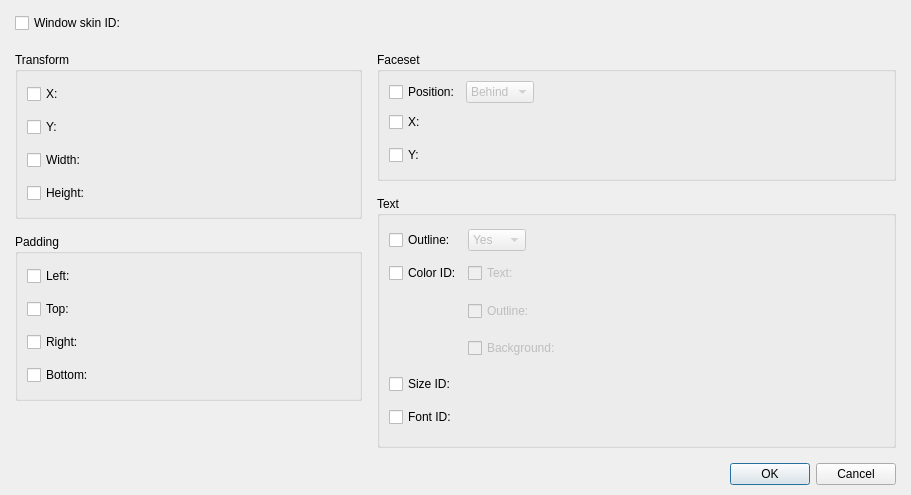
<?xml version="1.0" encoding="UTF-8"?>
<ui version="4.0">
 <class>DialogCommandSetDialogBoxOptions</class>
 <widget class="QDialog" name="DialogCommandSetDialogBoxOptions">
  <property name="geometry">
   <rect>
    <x>0</x>
    <y>0</y>
    <width>911</width>
    <height>495</height>
   </rect>
  </property>
  <property name="windowTitle">
   <string>Set dialog box options...</string>
  </property>
  <layout class="QGridLayout" name="gridLayout_10">
   <property name="leftMargin">
    <number>15</number>
   </property>
   <property name="topMargin">
    <number>10</number>
   </property>
   <property name="rightMargin">
    <number>15</number>
   </property>
   <property name="bottomMargin">
    <number>10</number>
   </property>
   <item row="0" column="0" rowspan="2" colspan="2">
    <layout class="QVBoxLayout" name="verticalLayout_2" stretch="1,0">
     <property name="spacing">
      <number>15</number>
     </property>
     <item>
      <layout class="QVBoxLayout" name="verticalLayout" stretch="0,1">
       <item>
        <layout class="QHBoxLayout" name="horizontalLayout" stretch="0,0,1">
         <item>
          <widget class="QCheckBox" name="checkBoxWindowSkinID">
           <property name="text">
            <string>Window skin ID:</string>
           </property>
          </widget>
         </item>
         <item>
          <widget class="PanelPrimitiveValue" name="panelPrimitiveWindowSkinID" native="true">
           <property name="enabled">
            <bool>false</bool>
           </property>
           <property name="minimumSize">
            <size>
             <width>250</width>
             <height>27</height>
            </size>
           </property>
           <property name="maximumSize">
            <size>
             <width>250</width>
             <height>27</height>
            </size>
           </property>
          </widget>
         </item>
         <item>
          <spacer name="horizontalSpacer_7">
           <property name="orientation">
            <enum>Qt::Horizontal</enum>
           </property>
           <property name="sizeHint" stdset="0">
            <size>
             <width>448</width>
             <height>20</height>
            </size>
           </property>
          </spacer>
         </item>
        </layout>
       </item>
       <item>
        <layout class="QGridLayout" name="gridLayout_9">
         <item row="0" column="0" rowspan="2">
          <widget class="QGroupBox" name="groupBox_2">
           <property name="title">
            <string>Transform</string>
           </property>
           <layout class="QGridLayout" name="gridLayout_4">
            <item row="0" column="0">
             <layout class="QGridLayout" name="gridLayout_3">
              <item row="0" column="0">
               <widget class="QCheckBox" name="checkBoxX">
                <property name="text">
                 <string>X:</string>
                </property>
               </widget>
              </item>
              <item row="0" column="1">
               <widget class="PanelPrimitiveValue" name="panelPrimitiveX" native="true">
                <property name="enabled">
                 <bool>false</bool>
                </property>
                <property name="minimumSize">
                 <size>
                  <width>250</width>
                  <height>27</height>
                 </size>
                </property>
                <property name="maximumSize">
                 <size>
                  <width>250</width>
                  <height>27</height>
                 </size>
                </property>
               </widget>
              </item>
              <item row="0" column="2" rowspan="4">
               <spacer name="horizontalSpacer_2">
                <property name="orientation">
                 <enum>Qt::Horizontal</enum>
                </property>
                <property name="sizeHint" stdset="0">
                 <size>
                  <width>40</width>
                  <height>118</height>
                 </size>
                </property>
               </spacer>
              </item>
              <item row="1" column="0">
               <widget class="QCheckBox" name="checkBoxY">
                <property name="text">
                 <string>Y:</string>
                </property>
               </widget>
              </item>
              <item row="1" column="1">
               <widget class="PanelPrimitiveValue" name="panelPrimitiveY" native="true">
                <property name="enabled">
                 <bool>false</bool>
                </property>
                <property name="minimumSize">
                 <size>
                  <width>250</width>
                  <height>27</height>
                 </size>
                </property>
                <property name="maximumSize">
                 <size>
                  <width>250</width>
                  <height>27</height>
                 </size>
                </property>
               </widget>
              </item>
              <item row="2" column="0">
               <widget class="QCheckBox" name="checkBoxWidth">
                <property name="text">
                 <string>Width:</string>
                </property>
               </widget>
              </item>
              <item row="2" column="1">
               <widget class="PanelPrimitiveValue" name="panelPrimitiveWidth" native="true">
                <property name="enabled">
                 <bool>false</bool>
                </property>
                <property name="minimumSize">
                 <size>
                  <width>250</width>
                  <height>27</height>
                 </size>
                </property>
                <property name="maximumSize">
                 <size>
                  <width>250</width>
                  <height>27</height>
                 </size>
                </property>
               </widget>
              </item>
              <item row="3" column="0">
               <widget class="QCheckBox" name="checkBoxHeight">
                <property name="text">
                 <string>Height:</string>
                </property>
               </widget>
              </item>
              <item row="3" column="1">
               <widget class="PanelPrimitiveValue" name="panelPrimitiveHeight" native="true">
                <property name="enabled">
                 <bool>false</bool>
                </property>
                <property name="minimumSize">
                 <size>
                  <width>250</width>
                  <height>27</height>
                 </size>
                </property>
                <property name="maximumSize">
                 <size>
                  <width>250</width>
                  <height>27</height>
                 </size>
                </property>
               </widget>
              </item>
             </layout>
            </item>
           </layout>
          </widget>
         </item>
         <item row="0" column="1">
          <widget class="QGroupBox" name="groupBox">
           <property name="title">
            <string>Faceset</string>
           </property>
           <layout class="QGridLayout" name="gridLayout_2">
            <item row="0" column="0">
             <layout class="QGridLayout" name="gridLayout">
              <item row="0" column="0">
               <widget class="QCheckBox" name="checkBoxFacesetPosition">
                <property name="text">
                 <string>Position:</string>
                </property>
               </widget>
              </item>
              <item row="0" column="1">
               <widget class="QComboBox" name="comboBoxFacesetPosition">
                <property name="enabled">
                 <bool>false</bool>
                </property>
                <item>
                 <property name="text">
                  <string>Behind</string>
                 </property>
                </item>
                <item>
                 <property name="text">
                  <string>Above</string>
                 </property>
                </item>
               </widget>
              </item>
              <item row="0" column="2">
               <spacer name="horizontalSpacer">
                <property name="orientation">
                 <enum>Qt::Horizontal</enum>
                </property>
                <property name="sizeHint" stdset="0">
                 <size>
                  <width>118</width>
                  <height>20</height>
                 </size>
                </property>
               </spacer>
              </item>
              <item row="1" column="0">
               <widget class="QCheckBox" name="checkBoxFacesetX">
                <property name="text">
                 <string>X:</string>
                </property>
               </widget>
              </item>
              <item row="1" column="1" colspan="2">
               <widget class="PanelPrimitiveValue" name="panelPrimitiveFacesetX" native="true">
                <property name="enabled">
                 <bool>false</bool>
                </property>
                <property name="minimumSize">
                 <size>
                  <width>250</width>
                  <height>27</height>
                 </size>
                </property>
                <property name="maximumSize">
                 <size>
                  <width>250</width>
                  <height>27</height>
                 </size>
                </property>
               </widget>
              </item>
              <item row="2" column="0">
               <widget class="QCheckBox" name="checkBoxFacesetY">
                <property name="text">
                 <string>Y:</string>
                </property>
               </widget>
              </item>
              <item row="2" column="1" colspan="2">
               <widget class="PanelPrimitiveValue" name="panelPrimitiveFacesetY" native="true">
                <property name="enabled">
                 <bool>false</bool>
                </property>
                <property name="minimumSize">
                 <size>
                  <width>250</width>
                  <height>27</height>
                 </size>
                </property>
                <property name="maximumSize">
                 <size>
                  <width>250</width>
                  <height>27</height>
                 </size>
                </property>
               </widget>
              </item>
             </layout>
            </item>
           </layout>
          </widget>
         </item>
         <item row="1" column="1" rowspan="3">
          <widget class="QGroupBox" name="groupBox_4">
           <property name="title">
            <string>Text</string>
           </property>
           <layout class="QGridLayout" name="gridLayout_8">
            <item row="0" column="0">
             <layout class="QGridLayout" name="gridLayout_7">
              <item row="0" column="0">
               <widget class="QCheckBox" name="checkBoxTextStroke">
                <property name="text">
                 <string>Outline:</string>
                </property>
               </widget>
              </item>
              <item row="0" column="1">
               <widget class="QComboBox" name="comboBoxTextStroke">
                <property name="enabled">
                 <bool>false</bool>
                </property>
                <item>
                 <property name="text">
                  <string>Yes</string>
                 </property>
                </item>
                <item>
                 <property name="text">
                  <string>No</string>
                 </property>
                </item>
               </widget>
              </item>
              <item row="0" column="2" colspan="4">
               <spacer name="horizontalSpacer_4">
                <property name="orientation">
                 <enum>Qt::Horizontal</enum>
                </property>
                <property name="sizeHint" stdset="0">
                 <size>
                  <width>318</width>
                  <height>20</height>
                 </size>
                </property>
               </spacer>
              </item>
              <item row="1" column="0">
               <widget class="QCheckBox" name="checkBoxTextColor">
                <property name="text">
                 <string>Color ID:</string>
                </property>
               </widget>
              </item>
              <item row="1" column="1" colspan="2">
               <widget class="QCheckBox" name="checkBoxTextColorText">
                <property name="enabled">
                 <bool>false</bool>
                </property>
                <property name="text">
                 <string>Text:</string>
                </property>
               </widget>
              </item>
              <item row="1" column="3" colspan="2">
               <widget class="PanelPrimitiveValue" name="panelPrimitiveTextColorText" native="true">
                <property name="enabled">
                 <bool>false</bool>
                </property>
                <property name="minimumSize">
                 <size>
                  <width>250</width>
                  <height>27</height>
                 </size>
                </property>
                <property name="maximumSize">
                 <size>
                  <width>250</width>
                  <height>27</height>
                 </size>
                </property>
               </widget>
              </item>
              <item row="1" column="5" rowspan="3">
               <spacer name="horizontalSpacer_6">
                <property name="orientation">
                 <enum>Qt::Horizontal</enum>
                </property>
                <property name="sizeHint" stdset="0">
                 <size>
                  <width>78</width>
                  <height>108</height>
                 </size>
                </property>
               </spacer>
              </item>
              <item row="2" column="1" colspan="2">
               <widget class="QCheckBox" name="checkBoxTextColorStroke">
                <property name="enabled">
                 <bool>false</bool>
                </property>
                <property name="text">
                 <string>Outline:</string>
                </property>
               </widget>
              </item>
              <item row="2" column="3" colspan="2">
               <widget class="PanelPrimitiveValue" name="panelPrimitiveTextColorStroke" native="true">
                <property name="enabled">
                 <bool>false</bool>
                </property>
                <property name="minimumSize">
                 <size>
                  <width>250</width>
                  <height>27</height>
                 </size>
                </property>
                <property name="maximumSize">
                 <size>
                  <width>250</width>
                  <height>27</height>
                 </size>
                </property>
               </widget>
              </item>
              <item row="3" column="1" colspan="2">
               <widget class="QCheckBox" name="checkBoxTextColorBackground">
                <property name="enabled">
                 <bool>false</bool>
                </property>
                <property name="text">
                 <string>Background:</string>
                </property>
               </widget>
              </item>
              <item row="3" column="3" colspan="2">
               <widget class="PanelPrimitiveValue" name="panelPrimitiveTextColorBackground" native="true">
                <property name="enabled">
                 <bool>false</bool>
                </property>
                <property name="minimumSize">
                 <size>
                  <width>250</width>
                  <height>27</height>
                 </size>
                </property>
                <property name="maximumSize">
                 <size>
                  <width>250</width>
                  <height>27</height>
                 </size>
                </property>
               </widget>
              </item>
              <item row="4" column="0">
               <widget class="QCheckBox" name="checkBoxTextSize">
                <property name="text">
                 <string>Size ID:</string>
                </property>
               </widget>
              </item>
              <item row="4" column="1" colspan="3">
               <widget class="PanelPrimitiveValue" name="panelPrimitiveTextSize" native="true">
                <property name="enabled">
                 <bool>false</bool>
                </property>
                <property name="minimumSize">
                 <size>
                  <width>250</width>
                  <height>27</height>
                 </size>
                </property>
                <property name="maximumSize">
                 <size>
                  <width>250</width>
                  <height>27</height>
                 </size>
                </property>
               </widget>
              </item>
              <item row="4" column="4" rowspan="2" colspan="2">
               <spacer name="horizontalSpacer_5">
                <property name="orientation">
                 <enum>Qt::Horizontal</enum>
                </property>
                <property name="sizeHint" stdset="0">
                 <size>
                  <width>178</width>
                  <height>48</height>
                 </size>
                </property>
               </spacer>
              </item>
              <item row="5" column="0">
               <widget class="QCheckBox" name="checkBoxTextFont">
                <property name="text">
                 <string>Font ID:</string>
                </property>
               </widget>
              </item>
              <item row="5" column="1" colspan="3">
               <widget class="PanelPrimitiveValue" name="panelPrimitiveTextFont" native="true">
                <property name="enabled">
                 <bool>false</bool>
                </property>
                <property name="minimumSize">
                 <size>
                  <width>250</width>
                  <height>27</height>
                 </size>
                </property>
                <property name="maximumSize">
                 <size>
                  <width>250</width>
                  <height>27</height>
                 </size>
                </property>
               </widget>
              </item>
             </layout>
            </item>
           </layout>
          </widget>
         </item>
         <item row="2" column="0">
          <widget class="QGroupBox" name="groupBox_3">
           <property name="title">
            <string>Padding</string>
           </property>
           <layout class="QGridLayout" name="gridLayout_6">
            <item row="0" column="0">
             <layout class="QGridLayout" name="gridLayout_5">
              <item row="0" column="0">
               <widget class="QCheckBox" name="checkBoxPaddingLeft">
                <property name="text">
                 <string>Left:</string>
                </property>
               </widget>
              </item>
              <item row="0" column="1">
               <widget class="PanelPrimitiveValue" name="panelPrimitivePaddingLeft" native="true">
                <property name="enabled">
                 <bool>false</bool>
                </property>
                <property name="minimumSize">
                 <size>
                  <width>250</width>
                  <height>27</height>
                 </size>
                </property>
                <property name="maximumSize">
                 <size>
                  <width>250</width>
                  <height>27</height>
                 </size>
                </property>
               </widget>
              </item>
              <item row="1" column="0">
               <widget class="QCheckBox" name="checkBoxPaddingTop">
                <property name="text">
                 <string>Top:</string>
                </property>
               </widget>
              </item>
              <item row="1" column="1">
               <widget class="PanelPrimitiveValue" name="panelPrimitivePaddingTop" native="true">
                <property name="enabled">
                 <bool>false</bool>
                </property>
                <property name="minimumSize">
                 <size>
                  <width>250</width>
                  <height>27</height>
                 </size>
                </property>
                <property name="maximumSize">
                 <size>
                  <width>250</width>
                  <height>27</height>
                 </size>
                </property>
               </widget>
              </item>
              <item row="2" column="0">
               <widget class="QCheckBox" name="checkBoxPaddingRight">
                <property name="text">
                 <string>Right:</string>
                </property>
               </widget>
              </item>
              <item row="2" column="1">
               <widget class="PanelPrimitiveValue" name="panelPrimitivePaddingRight" native="true">
                <property name="enabled">
                 <bool>false</bool>
                </property>
                <property name="minimumSize">
                 <size>
                  <width>250</width>
                  <height>27</height>
                 </size>
                </property>
                <property name="maximumSize">
                 <size>
                  <width>250</width>
                  <height>27</height>
                 </size>
                </property>
               </widget>
              </item>
              <item row="3" column="0">
               <widget class="QCheckBox" name="checkBoxPaddingBottom">
                <property name="text">
                 <string>Bottom:</string>
                </property>
               </widget>
              </item>
              <item row="3" column="1">
               <widget class="PanelPrimitiveValue" name="panelPrimitivePaddingBottom" native="true">
                <property name="enabled">
                 <bool>false</bool>
                </property>
                <property name="minimumSize">
                 <size>
                  <width>250</width>
                  <height>27</height>
                 </size>
                </property>
                <property name="maximumSize">
                 <size>
                  <width>250</width>
                  <height>27</height>
                 </size>
                </property>
               </widget>
              </item>
              <item row="0" column="2" rowspan="4">
               <spacer name="horizontalSpacer_3">
                <property name="orientation">
                 <enum>Qt::Horizontal</enum>
                </property>
                <property name="sizeHint" stdset="0">
                 <size>
                  <width>28</width>
                  <height>118</height>
                 </size>
                </property>
               </spacer>
              </item>
             </layout>
            </item>
           </layout>
          </widget>
         </item>
         <item row="3" column="0">
          <spacer name="verticalSpacer">
           <property name="orientation">
            <enum>Qt::Vertical</enum>
           </property>
           <property name="sizeHint" stdset="0">
            <size>
             <width>318</width>
             <height>40</height>
            </size>
           </property>
          </spacer>
         </item>
        </layout>
       </item>
      </layout>
     </item>
     <item>
      <widget class="QDialogButtonBox" name="buttonBox">
       <property name="orientation">
        <enum>Qt::Horizontal</enum>
       </property>
       <property name="standardButtons">
        <set>QDialogButtonBox::Cancel|QDialogButtonBox::Ok</set>
       </property>
      </widget>
     </item>
    </layout>
   </item>
  </layout>
 </widget>
 <customwidgets>
  <customwidget>
   <class>PanelPrimitiveValue</class>
   <extends>QWidget</extends>
   <header>panelprimitivevalue.h</header>
   <container>1</container>
  </customwidget>
 </customwidgets>
 <resources/>
 <connections>
  <connection>
   <sender>buttonBox</sender>
   <signal>accepted()</signal>
   <receiver>DialogCommandSetDialogBoxOptions</receiver>
   <slot>accept()</slot>
   <hints>
    <hint type="sourcelabel">
     <x>248</x>
     <y>254</y>
    </hint>
    <hint type="destinationlabel">
     <x>157</x>
     <y>274</y>
    </hint>
   </hints>
  </connection>
  <connection>
   <sender>buttonBox</sender>
   <signal>rejected()</signal>
   <receiver>DialogCommandSetDialogBoxOptions</receiver>
   <slot>reject()</slot>
   <hints>
    <hint type="sourcelabel">
     <x>316</x>
     <y>260</y>
    </hint>
    <hint type="destinationlabel">
     <x>286</x>
     <y>274</y>
    </hint>
   </hints>
  </connection>
 </connections>
</ui>
